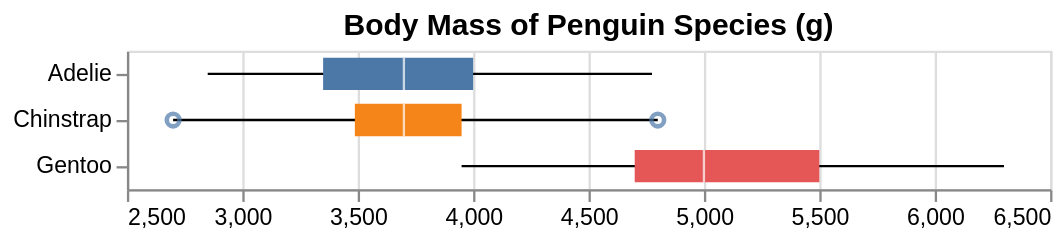

The Vega-Lite source for this figure:
### Vega specification from a JSON file in a GitHub repository (floating-point values rounded to 4 significant figures)
{"$schema": "https://vega.github.io/schema/vega/v5.json", "background": "white", "padding": 5, "width": 400, "title": {"text": "Body Mass of Penguin Species (g)", "frame": "group"}, "style": "cell", "data": [{"name": "source_0", "values": [{"Species": "Adelie", "lower": 2850, "q1": 3350, "median": 3700, "q3": 4000, "upper": 4775, "outliers": []}, {"Species": "Chinstrap", "lower": 2700, "q1": 3488.0, "median": 3700, "q3": 3950, "upper": 4800, "outliers": [2700, 4800]}, {"Species": "Gentoo", "lower": 3950, "q1": 4700, "median": 5000, "q3": 5500, "upper": 6300, "outliers": []}]}, {"name": "data_1", "source": "source_0", "transform": [{"type": "filter", "expr": "isValid(datum[\"lower\"]) && isFinite(+datum[\"lower\"])"}]}, {"name": "data_2", "source": "source_0", "transform": [{"type": "filter", "expr": "isValid(datum[\"q1\"]) && isFinite(+datum[\"q1\"])"}]}, {"name": "data_3", "source": "source_0", "transform": [{"type": "filter", "expr": "isValid(datum[\"median\"]) && isFinite(+datum[\"median\"])"}]}, {"name": "data_4", "source": "source_0", "transform": [{"type": "flatten", "fields": ["outliers"], "as": ["outliers"]}, {"type": "filter", "expr": "isValid(datum[\"outliers\"]) && isFinite(+datum[\"outliers\"])"}]}], "signals": [{"name": "y_step", "value": 20}, {"name": "height", "update": "bandspace(domain('y').length, 0, 0) * y_step"}], "marks": [{"name": "layer_0_marks", "type": "rule", "style": ["rule"], "from": {"data": "data_1"}, "encode": {"update": {"stroke": {"value": "black"}, "description": {"signal": "\"lower: \" + (format(datum[\"lower\"], \"\")) + \"; Species: \" + (isValid(datum[\"Species\"]) ? datum[\"Species\"] : \"\"+datum[\"Species\"]) + \"; upper: \" + (format(datum[\"upper\"], \"\"))"}, "x": {"scale": "x", "field": "lower"}, "x2": {"scale": "x", "field": "upper"}, "y": {"scale": "y", "field": "Species", "band": 0.5}}}}, {"name": "layer_1_marks", "type": "rect", "style": ["bar"], "from": {"data": "data_2"}, "encode": {"update": {"fill": {"scale": "color", "field": "Species"}, "ariaRoleDescription": {"value": "bar"}, "description": {"signal": "\"q1: \" + (format(datum[\"q1\"], \"\")) + \"; Species: \" + (isValid(datum[\"Species\"]) ? datum[\"Species\"] : \"\"+datum[\"Species\"]) + \"; q3: \" + (format(datum[\"q3\"], \"\"))"}, "x": {"scale": "x", "field": "q1"}, "x2": {"scale": "x", "field": "q3"}, "yc": {"scale": "y", "field": "Species", "band": 0.5}, "height": {"value": 14}}}}, {"name": "layer_2_marks", "type": "rect", "style": ["tick"], "from": {"data": "data_3"}, "encode": {"update": {"opacity": {"value": 0.7}, "fill": {"value": "white"}, "ariaRoleDescription": {"value": "tick"}, "description": {"signal": "\"median: \" + (format(datum[\"median\"], \"\")) + \"; Species: \" + (isValid(datum[\"Species\"]) ? datum[\"Species\"] : \"\"+datum[\"Species\"])"}, "yc": {"scale": "y", "field": "Species", "band": 0.5}, "height": {"value": 14}, "xc": {"scale": "x", "field": "median"}, "width": {"value": 1}}}}, {"name": "layer_3_marks", "type": "symbol", "style": ["point", "boxplot-outliers"], "from": {"data": "data_4"}, "encode": {"update": {"opacity": {"value": 0.7}, "fill": {"value": "transparent"}, "stroke": {"value": "#4c78a8"}, "ariaRoleDescription": {"value": "point"}, "description": {"signal": "\"outliers: \" + (format(datum[\"outliers\"], \"\")) + \"; Species: \" + (isValid(datum[\"Species\"]) ? datum[\"Species\"] : \"\"+datum[\"Species\"])"}, "x": {"scale": "x", "field": "outliers"}, "y": {"scale": "y", "field": "Species", "band": 0.5}}}}], "scales": [{"name": "x", "type": "linear", "domain": {"fields": [{"data": "data_1", "field": "lower"}, {"data": "data_1", "field": "upper"}, {"data": "data_2", "field": "q1"}, {"data": "data_2", "field": "q3"}, {"data": "data_3", "field": "median"}, {"data": "data_4", "field": "outliers"}]}, "range": [0, {"signal": "width"}], "zero": false, "nice": true}, {"name": "y", "type": "band", "domain": {"fields": [{"data": "data_1", "field": "Species"}, {"data": "data_2", "field": "Species"}, {"data": "data_3", "field": "Species"}, {"data": "data_4", "field": "Species"}], "sort": true}, "range": {"step": {"signal": "y_step"}}, "paddingInner": 0, "paddingOuter": 0}, {"name": "color", "type": "ordinal", "domain": {"data": "data_2", "field": "Species", "sort": true}, "range": "category"}], "axes": [{"scale": "x", "orient": "bottom", "gridScale": "y", "grid": true, "tickCount": {"signal": "ceil(width/40)"}, "domain": false, "labels": false, "aria": false, "maxExtent": 0, "minExtent": 0, "ticks": false, "zindex": 0}, {"scale": "x", "orient": "bottom", "grid": false, "labelFlush": true, "labelOverlap": true, "tickCount": {"signal": "ceil(width/40)"}, "zindex": 0}, {"scale": "y", "orient": "left", "grid": false, "zindex": 0}]}
